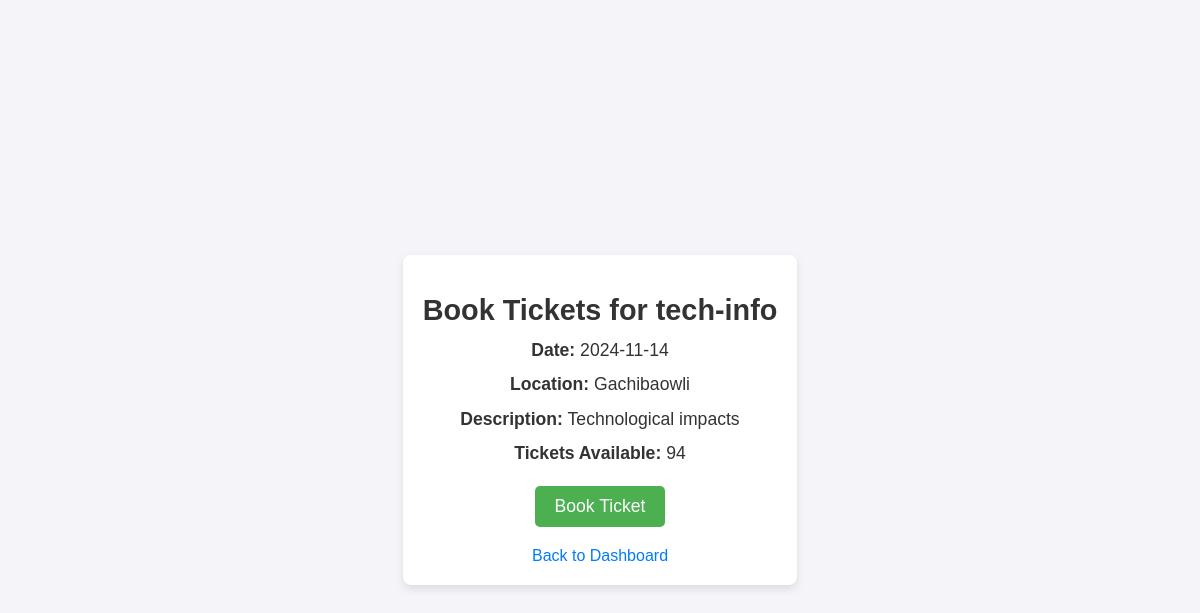
/book_event/1 (signed in), run on the app's committed database.
### app/models.py (models this page shows)
class Event(db.Model):
    __tablename__ = 'event'
    id = db.Column(db.Integer, primary_key=True)
    name = db.Column(db.String(100), nullable=False)
    date = db.Column(db.Date, nullable=False)
    location = db.Column(db.String(100), nullable=False)
    description = db.Column(db.String(255))
    tickets = db.Column(db.Integer, default=0)
    bookings = db.relationship('Booking', back_populates='event')

### app/routes.py (the view, shortened to what this page needs)
@routes.route('/book_event/<int:event_id>', methods=['GET', 'POST'])
def book_event(event_id):
    if 'user_id' not in session:
        flash("Please log in to book an event.")
        return redirect(url_for('main_routes.signin'))
    event = Event.query.get(event_id)
    if not event:
        flash("Event not found.")
        return redirect(url_for('main_routes.dashboard'))
    if event.tickets <= 0:
        flash("Sorry, no tickets are available for this event.")
        return redirect(url_for('main_routes.dashboard'))
    return render_template('book_event.html', event=event)

### app/__init__.py (called while the page is built)
def create_app():
    app = Flask(__name__)
    app.config['SQLALCHEMY_DATABASE_URI'] = 'sqlite:///site.db'  # Adjust URI as needed
    app.config['SQLALCHEMY_TRACK_MODIFICATIONS'] = False
    app.secret_key = "your-secure-app-secret-key"  # Replace with a secure secret key
    db.init_app(app)
    migrate.init_app(app, db)
    with app.app_context():
        from app import models  # Ensure models are loaded
    from app.models import User  # Import the User model (adjust the path as needed)
    login_manager = LoginManager()
    login_manager.init_app(app)
    login_manager.login_view = 'main_routes.signin'  # Adjust to your actual login route
    @login_manager.user_loader
    def load_user(user_id):
        return User.query.get(int(user_id))
    return app

### app/templates/book_event.html (shortened to what this page needs)
<!DOCTYPE html>
<html lang="en">
<head>
</head>
<body>
<div class="container">
    <h1>Book Tickets for {{ event.name }}</h1>
    <p><strong>Date:</strong> {{ event.date }}</p>
    <p><strong>Location:</strong> {{ event.location }}</p>
    <p><strong>Description:</strong> {{ event.description }}</p>
    <p><strong>Tickets Available:</strong> {{ event.tickets }}</p>
    {% if event.tickets > 0 %}
        <form method="POST" action="{{ url_for('main_routes.book_event', event_id=event.id) }}">
            <button type="submit">Book Ticket</button>
        </form>
    {% else %}
        <p class="no-tickets">Sorry, no tickets are available for this event.</p>
    {% endif %}
    <a href="{{ url_for('main_routes.dashboard') }}" class="back-link">Back to Dashboard</a>
</div>
</body>
</html>

### app/templates/book_event.html (style rules this page uses)
body { font-family: Arial, sans-serif; background-color: #f4f4f9; color: #333; margin: 0; padding: 20px; display: flex; justify-content: center; align-items: center; min-height: 100vh; }
.container { max-width: 600px; padding: 20px; background-color: #fff; border-radius: 8px; box-shadow: 0 4px 8px rgba(0, 0, 0, 0.1); text-align: center; }
h1 { font-size: 1.8em; color: #333; margin-bottom: 10px; }
p { font-size: 1.1em; line-height: 1.5; margin: 8px 0; }
form { margin-top: 20px; }
button { background-color: #4CAF50; color: white; font-size: 1.1em; padding: 10px 20px; border: none; border-radius: 5px; cursor: pointer; transition: background-color 0.3s ease; }
.back-link { display: inline-block; margin-top: 20px; color: #007BFF; text-decoration: none; font-size: 1em; transition: color 0.3s ease; }

### data on the page
Event: name "tech-info", date "2024-11-14", location "Gachibaowli", description "Technological impacts", tickets "94"
